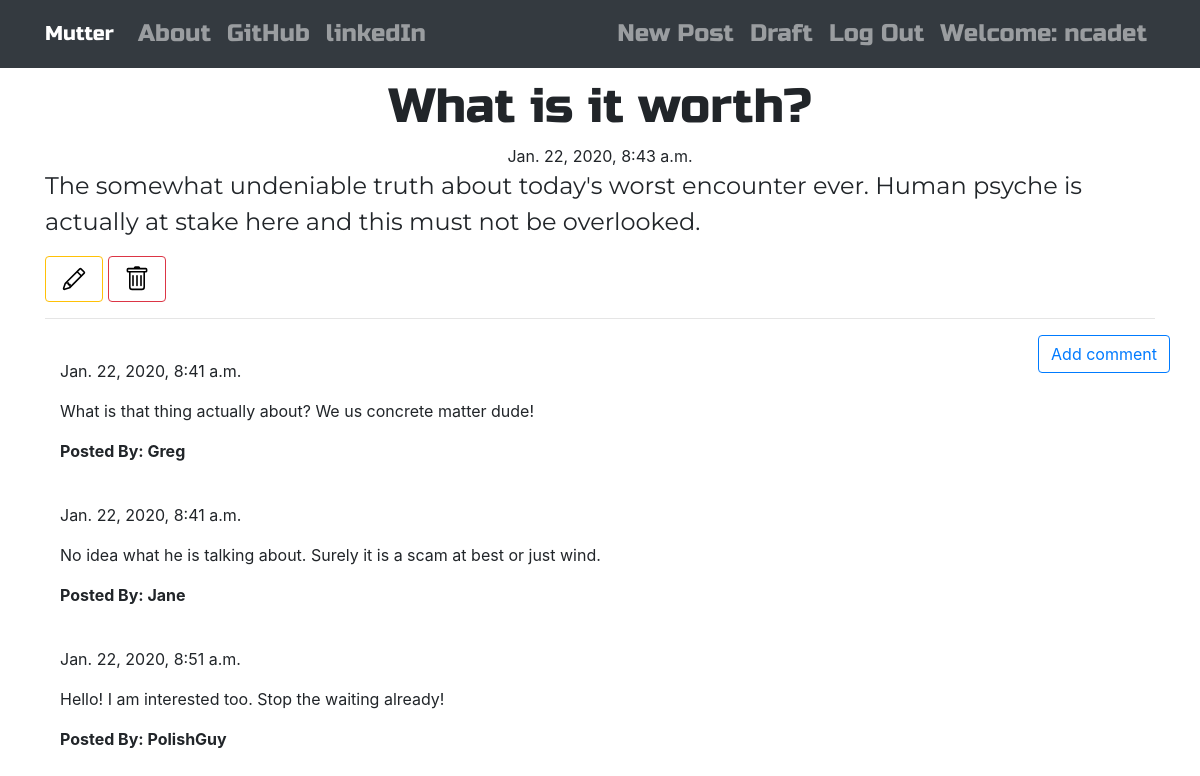
The app's page /post/13/ (signed in) with its own data.
### blog/models.py (models this page shows, shortened)
class Post(models.Model):
    author = models.ForeignKey('auth.User', on_delete=models.CASCADE)
    title = models.CharField(max_length=200)
    text = models.TextField()
    create_date = models.DateTimeField(default=timezone.now)
    published_date = models.DateTimeField(blank=True, null=True)

class Comment(models.Model):
    post = models.ForeignKey('blog.Post', related_name='comments', on_delete=models.CASCADE)
    author = models.CharField(max_length=30)
    text = models.TextField()
    create_date = models.DateTimeField(default=timezone.now())
    approved_comment = models.BooleanField(default=False)

### blog/views.py (the view)
# urls.py: re_path(r'^post/(?P<pk>\d+)/$', views.PostDetailView.as_view(), name='post_detail'),
class PostDetailView(DetailView):
    model = Post

### blog/templates/blog/post_detail.html (shortened to what this page needs)
{% extends "blog/base.html" %}
{% block body_block %}
    <h1 class="posttitle loader">{{post.title}}</h1>
    {% if post.published_date %}
    <div class="date postdate">
        {{post.published_date}}
    </div>
    {% else %}
    <a href="{% url 'post_publish' pk=post.pk %}" class="btn btn-primary">Publish</a>
    {% endif %}
    <p class="postcontent">{{ post.text|safe|linebreaksbr }}</p>
    {% if user.is_authenticated %}
        <a class="btn btn-outline-warning" href="{% url 'post_edit' pk=post.pk %}">
        </a>
        <a class="btn btn-outline-danger" href="{% url 'post_remove' pk=post.pk %}">
        </a>
    {% endif %}
    <hr>
    <a class="btn btn-outline-primary btn-comment" href="{% url 'add_comment_to_post' pk=post.pk %}">Add comment</a>
    <div class="container">
        {% for comment in post.comments.all %}
        <br>
            <section class="">
                {% if user.is_authenticated or comment.approved_comment %}
                    {{comment.create_date}}
                    <p>{{comment.text|safe|linebreaks}}</p>
                    <p class="font-weight-bold">Posted By: {{ comment.author }}</p>
                {% endif %}
            </section>
            {% empty %}
            <p>No Comments!</p>
        {% endfor %}
    </div>
{% endblock %}

### blog/templates/blog/base.html (shortened to what this page needs)
<!DOCTYPE html>
{% load staticfiles %}
<html lang="en">
<head>
    <link rel="stylesheet" href="https://stackpath.bootstrapcdn.com/bootstrap/4.4.1/css/bootstrap.min.css">
    <link rel="stylesheet" href="//cdn.jsdelivr.net/npm/medium-editor@latest/dist/css/medium-editor.min.css" type="text/css" media="screen" charset="utf-8">
    <link rel="stylesheet" href="{% static 'css/blog.css' %}">
</head>
<body>
    <nav class="navbar navbar-expand-lg navbar-dark bg-dark techfont custom-navbar">
        <div class="container">
            <a class="navbar-brand" href="{% url 'post_list' %}">Mutter</a>
            <ul class="nav navbar-nav mr-auto">
                <li class="nav-item"><a class="nav-link" href="{% url 'about' %}">About</a></li>
                <li class="nav-item"><a class="nav-link" href="https://www.github.com">GitHub</a></li class="nav-item">
                <li class="nav-item"><a class="nav-link" href="https://www.linkedin.com">linkedIn</a></li>
            </ul>
            <ul class="nav navbar-nav ml-auto">
                {% if user.is_authenticated %}
                <li class="nav-item">
                    <a class="nav-link" href="{% url 'post_new' %}">New Post</a class="nav-link">
                </li>
                <li class="nav-item">
                    <a class="nav-link" href="{% url 'post_draft_list' %}">Draft</a class="nav-link">
                </li>
                <li class="nav-item">
                    <a class="nav-link" href="{% url 'logout' %}">Log Out</a class="nav-link">
                </li>
                <li class="nav-item">
                    <a class="nav-link" href="#">Welcome: {{user.username}}</a class="nav-link">
                </li>
                {% endif %}
            </ul>
        </div>
    </nav>
    <div class="content container">
        <div class="row">
            <div class="col-md-8 col-lg-12">
                <div class="blog_posts">
                    {% block body_block %}
                    {% endblock %}
                </div>
            </div>
        </div>
    </div>
</body>
</html>

### blog/static/css/blog.css (style rules this page uses)
svg { color: black; }
.btn-comment { display: block; }
.techfont { font-family: 'Russo One', sans-serif; font-size: 1.5em; margin-bottom: 10px; }
.loader { filter:hue-rotate(0deg); color:linear-gradient(45deg,#0f8,#08f); animation:hue 10000ms infinite linear; }
.postdate { text-align: center; }
.posttitle { font-family: 'Russo One', sans-serif; font-size: 3em; text-align: center; }
.postcontent { font-family: 'Montserrat'; font-size: 1.5em; }
.btn-comment { position: absolute; right: 0px; }

### records on screen
Post: title "What is it worth?", published_date "Jan. 22, 2020, 8:43 a.m.", text "The somewhat undeniable truth about today's worst encounter ever. Human psyche is actually at stake here and this must not be overlooked."
Comment: create_date "Jan. 22, 2020, 8:41 a.m.", text "What is that thing actually about? We us concrete matter dude!", author "Greg"
Comment: create_date "Jan. 22, 2020, 8:41 a.m.", text "No idea what he is talking about. Surely it is a scam at best or just wind.", author "Jane"
Comment: create_date "Jan. 22, 2020, 8:51 a.m.", text "Hello! I am interested too. Stop the waiting already!", author "PolishGuy"

### other values on screen
{{ user.username }} "ncadet"
